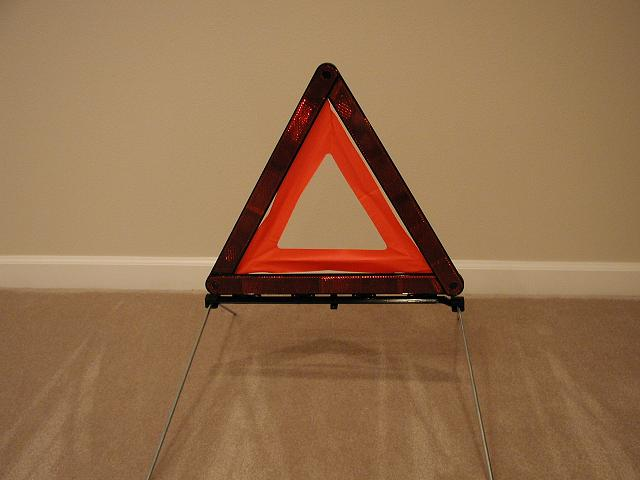
#> input picture trab05/warning-triangle.jpg, 640 x 480 px
$ jupyter execute trab05.ipynb   (shell and % lines are left out)
#> lines starting #> are read from the running program, lines starting #| are printed output that depends on the picture
# UNB - PPGI
# Processamento de Imagem
## Trabalho 05

Henrique Brandão

___

Dada a imagem anexa, use apenas filtros de convolução 3x3 e thresholding para produzir uma imagem apenas com o contorno de um triângulo.

"Entrega é um documento em PDF em formato de relatório. Código só em sessão de anexo/apêndice. Não precisa enrolar nem colocar background, mas precisa discutir o que você está fazendo e discutir os resultados."

[cell 1]
import cv2

import numpy as np
import seaborn as sns

from math import sqrt
from random import choice

from PIL import Image
from matplotlib import pyplot as plt

[cell 2]
f = 'warning-triangle.jpg'
x = cv2.imread(f)
#> x is the input picture: shape (480, 640, 3); mean B, G, R 76.9, 111, 148.1
x.shape
#> Out = (480, 640, 3)

[cell 3]
__show = lambda i: cv2.cvtColor(i, cv2.COLOR_BGR2RGB)

[cell 4]
plt.title(f'{f} {x.shape}')
plt.imshow(__show(x))
plt.show()

[cell 5]
fbordas = np.array([
    [-1, 1, 1],
    [-1, 0, 1],
    [-1, 1, 1]])

conv = lambda i,f: cv2.filter2D(i, -1, f)
tresh = lambda i: cv2.threshold(i, 50, 255, cv2.THRESH_BINARY)[-1]

plt.figure(figsize=(12,8))

__ = (
    conv(x, fbordas),
    tresh(conv(x, fbordas))
 )

for i,_ in enumerate(__):
    plt.subplot(len(__),2,i+1)
    plt.imshow(__show(_))
    plt.xticks([])
    plt.yticks([])
#> this loop made 2 passes

plt.show()
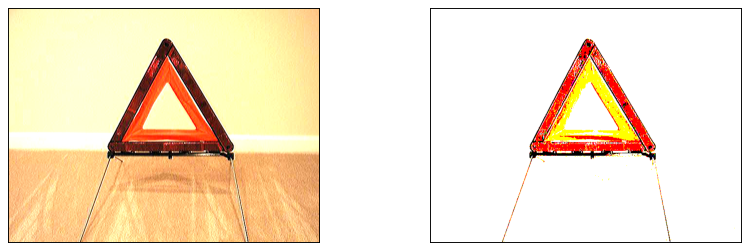
#> figure drawn by matplotlib, 2 panels
